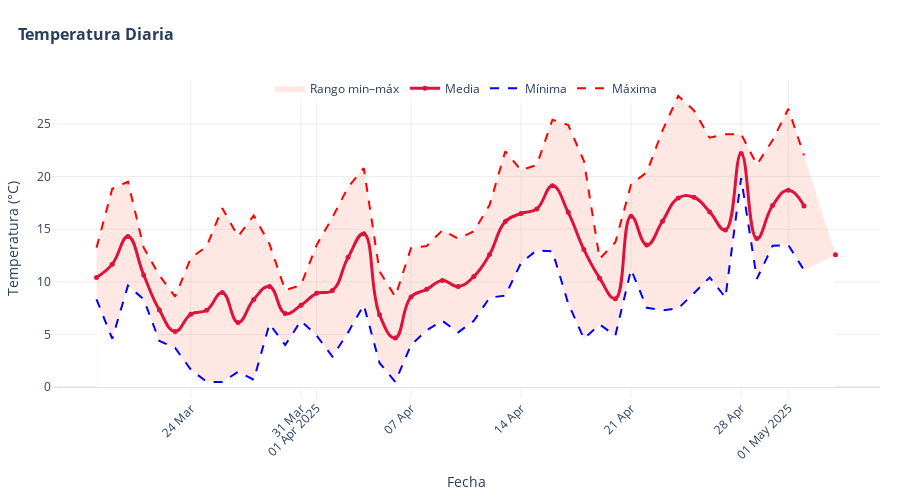

Here is the notebook cell this chart was saved with:
### Code cell
df_raw['Dates'] = pd.to_datetime(df_raw['Dates'])
df_raw.set_index('Dates', inplace=True)
fig = make_temp_daily_figure_from_hourly(df_raw, col="Air_Temp")
fig.show()
